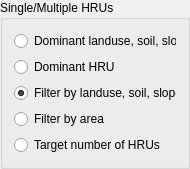
      <widget class="QGroupBox" name="hruChoiceGroup">
       <property name="geometry">
        <rect>
         <x>124</x>
         <y>9</y>
         <width>190</width>
         <height>142</height>
        </rect>
       </property>
       <property name="sizePolicy">
        <sizepolicy hsizetype="Minimum" vsizetype="Preferred">
         <horstretch>0</horstretch>
         <verstretch>0</verstretch>
        </sizepolicy>
       </property>
       <property name="minimumSize">
        <size>
         <width>190</width>
         <height>0</height>
        </size>
       </property>
       <property name="title">
        <string>Single/Multiple HRUs</string>
       </property>
       <layout class="QGridLayout" name="gridLayout_9">
        <item row="4" column="0">
         <widget class="QRadioButton" name="filterAreaButton">
          <property name="sizePolicy">
           <sizepolicy hsizetype="Expanding" vsizetype="Fixed">
            <horstretch>0</horstretch>
            <verstretch>0</verstretch>
           </sizepolicy>
          </property>
          <property name="toolTip">
           <string>Select to remove small HRUs by setting a minimum area threshold.</string>
          </property>
          <property name="text">
           <string>Filter by area</string>
          </property>
         </widget>
        </item>
        <item row="2" column="0">
         <widget class="QRadioButton" name="dominantHRUButton">
          <property name="sizePolicy">
           <sizepolicy hsizetype="Expanding" vsizetype="Fixed">
            <horstretch>0</horstretch>
            <verstretch>0</verstretch>
           </sizepolicy>
          </property>
          <property name="toolTip">
           <string>Select to create one HRU from each landscape unit, the potential HRU with the largest area in that landscape unit.</string>
          </property>
          <property name="text">
           <string>Dominant HRU</string>
          </property>
          <property name="checked">
           <bool>false</bool>
          </property>
         </widget>
        </item>
        <item row="5" column="0">
         <widget class="QRadioButton" name="targetButton">
          <property name="sizePolicy">
           <sizepolicy hsizetype="Expanding" vsizetype="Fixed">
            <horstretch>0</horstretch>
            <verstretch>0</verstretch>
           </sizepolicy>
          </property>
          <property name="toolTip">
           <string>Select to remove small HRUs by setting a target number of HRUs to be retained. 
 The smallest are removed, where smallest means smallest area in each landscape unit 
if the threshold method is set to area, or the smallest percentage area in each 
landscape unit if the threshold method is set to percentage.</string>
          </property>
          <property name="text">
           <string>Target number of HRUs</string>
          </property>
         </widget>
        </item>
        <item row="3" column="0">
         <widget class="QRadioButton" name="filterLanduseButton">
          <property name="sizePolicy">
           <sizepolicy hsizetype="Expanding" vsizetype="Fixed">
            <horstretch>0</horstretch>
            <verstretch>0</verstretch>
           </sizepolicy>
          </property>
          <property name="toolTip">
           <string>Select to remove small HRUs by setting minimum thresholds for landuse, soil, and slope band.</string>
          </property>
          <property name="text">
           <string>Filter by landuse, soil, slope</string>
          </property>
          <property name="checked">
           <bool>true</bool>
          </property>
         </widget>
        </item>
        <item row="1" column="0">
         <widget class="QRadioButton" name="dominantLanduseButton">
          <property name="sizePolicy">
           <sizepolicy hsizetype="Expanding" vsizetype="Fixed">
            <horstretch>0</horstretch>
            <verstretch>0</verstretch>
           </sizepolicy>
          </property>
          <property name="toolTip">
           <string>Select to create one HRU in each landscape unit, formed from the landuse, soil, and slope band 
with the largest areas in that landscape unit.</string>
          </property>
          <property name="text">
           <string>Dominant landuse, soil, slope</string>
          </property>
         </widget>
        </item>
       </layout>
      </widget>
